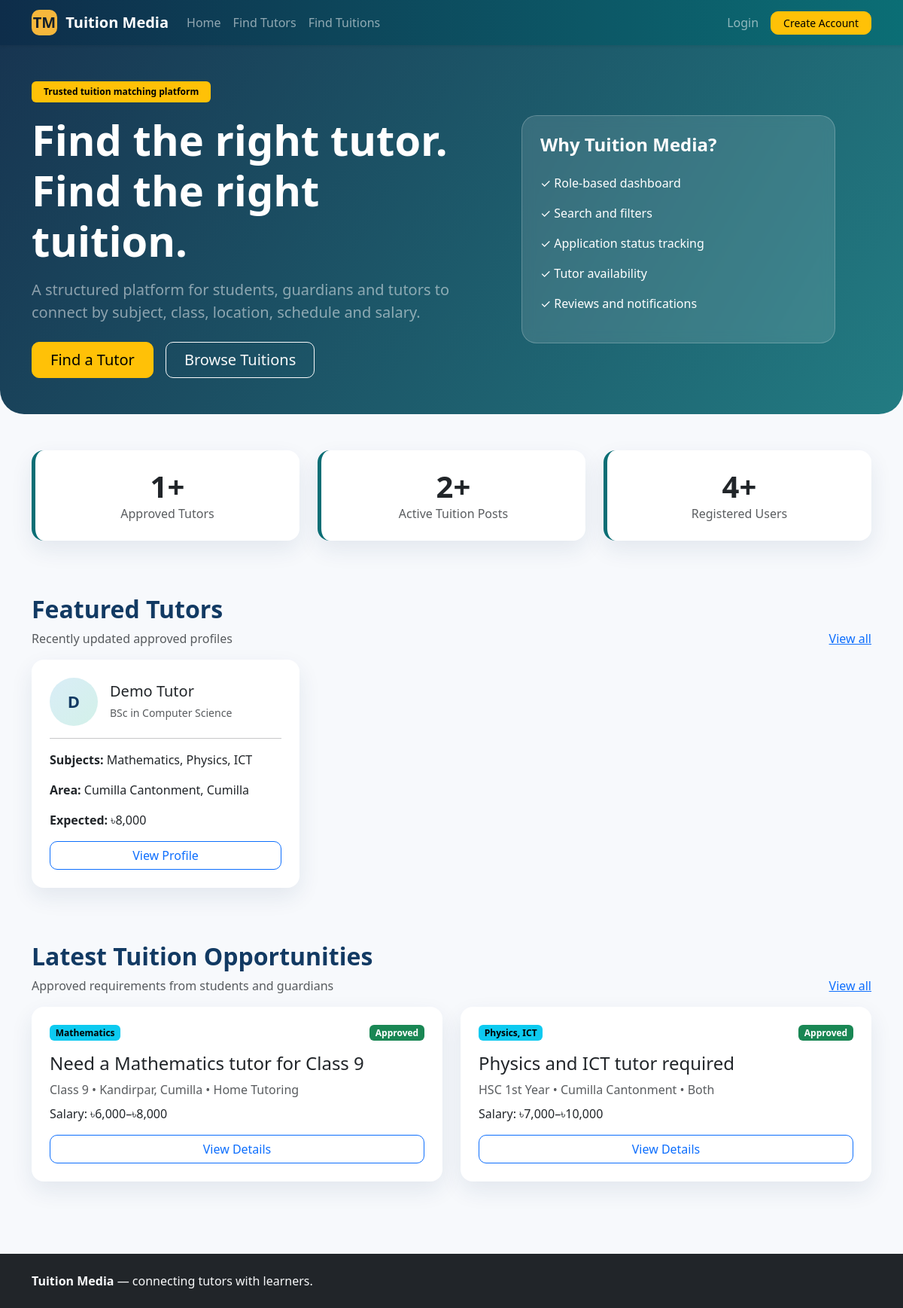
The page / on the database its author committed.
### tables this page shows
CREATE TABLE tutor_profiles (
    id INT UNSIGNED AUTO_INCREMENT PRIMARY KEY,
    user_id INT UNSIGNED NOT NULL UNIQUE,
    gender ENUM('Male','Female','Any') DEFAULT 'Any',
    education VARCHAR(160) DEFAULT '',
    university VARCHAR(180) DEFAULT '',
    subjects VARCHAR(255) DEFAULT '',
    classes VARCHAR(255) DEFAULT '',
    location VARCHAR(180) DEFAULT '',
    experience_years INT UNSIGNED DEFAULT 0,
    expected_salary DECIMAL(10,2) DEFAULT 0,
    teaching_mode ENUM('Home Tutoring','Online','Both') DEFAULT 'Home Tutoring',
    bio TEXT,
    approval_status ENUM('pending','approved','rejected') DEFAULT 'pending',
    created_at TIMESTAMP DEFAULT CURRENT_TIMESTAMP,
    updated_at TIMESTAMP DEFAULT CURRENT_TIMESTAMP ON UPDATE CURRENT_TIMESTAMP,
    INDEX idx_tutor_salary(expected_salary),
    CONSTRAINT fk_tutor_user FOREIGN KEY(user_id) REFERENCES users(id) ON DELETE CASCADE
);

CREATE TABLE users (
    id INT UNSIGNED AUTO_INCREMENT PRIMARY KEY,
    name VARCHAR(120) NOT NULL,
    email VARCHAR(160) NOT NULL UNIQUE,
    phone VARCHAR(30) DEFAULT NULL,
    password VARCHAR(255) NOT NULL,
    role ENUM('student','guardian','tutor','admin') NOT NULL,
    status ENUM('active','blocked') NOT NULL DEFAULT 'active',
    created_at TIMESTAMP DEFAULT CURRENT_TIMESTAMP,
    updated_at TIMESTAMP DEFAULT CURRENT_TIMESTAMP ON UPDATE CURRENT_TIMESTAMP
);

CREATE TABLE tuition_posts (
    id INT UNSIGNED AUTO_INCREMENT PRIMARY KEY,
    user_id INT UNSIGNED NOT NULL,
    title VARCHAR(180) NOT NULL,
    subject VARCHAR(120) NOT NULL,
    class_level VARCHAR(120) NOT NULL,
    location VARCHAR(180) NOT NULL,
    salary_min DECIMAL(10,2) DEFAULT 0,
    salary_max DECIMAL(10,2) DEFAULT 0,
    preferred_gender ENUM('Any','Male','Female') DEFAULT 'Any',
    teaching_mode ENUM('Home Tutoring','Online','Both') DEFAULT 'Home Tutoring',
    days_per_week TINYINT UNSIGNED DEFAULT 3,
    preferred_time VARCHAR(100) DEFAULT '',
    description TEXT,
    status ENUM('pending','approved','rejected','closed','cancelled') DEFAULT 'pending',
    created_at TIMESTAMP DEFAULT CURRENT_TIMESTAMP,
    updated_at TIMESTAMP DEFAULT CURRENT_TIMESTAMP ON UPDATE CURRENT_TIMESTAMP,
    INDEX idx_tuition_search(subject,class_level,location,status),
    INDEX idx_tuition_salary(salary_min,salary_max),
    CONSTRAINT fk_tuition_user FOREIGN KEY(user_id) REFERENCES users(id) ON DELETE CASCADE
);

### index.php (the view, shortened to what this page needs)
<?php
require __DIR__ . '/includes/header.php';
$stats = [
    'tutors' => (int)$pdo->query("SELECT COUNT(*) FROM tutor_profiles WHERE approval_status='approved'")->fetchColumn(),
    'tuitions' => (int)$pdo->query("SELECT COUNT(*) FROM tuition_posts WHERE status='approved'")->fetchColumn(),
    'users' => (int)$pdo->query("SELECT COUNT(*) FROM users WHERE status='active'")->fetchColumn(),
];
$latestTutors = $pdo->query("SELECT tp.*, u.name FROM tutor_profiles tp JOIN users u ON u.id=tp.user_id WHERE tp.approval_status='approved' AND u.status='active' ORDER BY tp.updated_at DESC LIMIT 3")->fetchAll();
$latestPosts = $pdo->query("SELECT t.*, u.name FROM tuition_posts t JOIN users u ON u.id=t.user_id WHERE t.status='approved' ORDER BY t.created_at DESC LIMIT 4")->fetchAll();
?>
<section class="hero">
<div class="container py-5"><div class="row align-items-center g-5 w-100"><div class="col-lg-7"><span class="badge text-bg-warning mb-3 px-3 py-2">Trusted tuition matching platform</span><h1 class="display-4 fw-bold">Find the right tutor.<br>Find the right tuition.</h1><p class="lead mt-3 text-white-50">A structured platform for students, guardians and tutors to connect by subject, class, location, schedule and salary.</p><div class="d-flex gap-3 flex-wrap mt-4"><a class="btn btn-warning btn-lg px-4" href="<?= url('tutors.php') ?>">Find a Tutor</a><a class="btn btn-outline-light btn-lg px-4" href="<?= url('tuitions.php') ?>">Browse Tuitions</a></div></div><div class="col-lg-5"><div class="hero-card p-4"><h4 class="fw-bold">Why Tuition Media?</h4><div class="mt-4"><p>✓ Role-based dashboard</p><p>✓ Search and filters</p><p>✓ Application status tracking</p><p>✓ Tutor availability</p><p>✓ Reviews and notifications</p></div></div></div></div></div>
</section>
<section class="container py-5"><div class="row g-4 text-center"><div class="col-md-4"><div class="card stat-card shadow-soft p-4"><div class="display-6 fw-bold"><?= $stats['tutors'] ?>+</div><div class="text-muted">Approved Tutors</div></div></div><div class="col-md-4"><div class="card stat-card shadow-soft p-4"><div class="display-6 fw-bold"><?= $stats['tuitions'] ?>+</div><div class="text-muted">Active Tuition Posts</div></div></div><div class="col-md-4"><div class="card stat-card shadow-soft p-4"><div class="display-6 fw-bold"><?= $stats['users'] ?>+</div><div class="text-muted">Registered Users</div></div></div></div></section>
<section class="container py-4"><div class="d-flex justify-content-between align-items-end mb-3"><div><h2 class="section-title">Featured Tutors</h2><p class="text-muted mb-0">Recently updated approved profiles</p></div><a href="<?= url('tutors.php') ?>">View all</a></div><div class="row g-4"><?php foreach($latestTutors as $t): ?><div class="col-md-4"><div class="card shadow-soft h-100 p-4"><div class="d-flex gap-3 align-items-center"><div class="avatar-circle"><?= e(strtoupper(substr($t['name'],0,1))) ?></div><div><h5 class="mb-1"><?= e($t['name']) ?></h5><small class="text-muted"><?= e($t['education']) ?></small></div></div><hr><p><strong>Subjects:</strong> <?= e($t['subjects']) ?></p><p><strong>Area:</strong> <?= e($t['location']) ?></p><p><strong>Expected:</strong> ৳<?= number_format((float)$t['expected_salary']) ?></p><a class="btn btn-outline-primary mt-auto" href="<?= url('tutor_view.php?id='.$t['id']) ?>">View Profile</a></div></div><?php endforeach; ?></div></section>
<section class="container py-5"><div class="d-flex justify-content-between align-items-end mb-3"><div><h2 class="section-title">Latest Tuition Opportunities</h2><p class="text-muted mb-0">Approved requirements from students and guardians</p></div><a href="<?= url('tuitions.php') ?>">View all</a></div><div class="row g-4"><?php foreach($latestPosts as $p): ?><div class="col-md-6"><div class="card shadow-soft h-100 p-4"><div class="d-flex justify-content-between"><span class="badge text-bg-info"><?= e($p['subject']) ?></span><?= status_badge($p['status']) ?></div><h4 class="mt-3"><?= e($p['title']) ?></h4><p class="text-muted mb-2"><?= e($p['class_level']) ?> • <?= e($p['location']) ?> • <?= e($p['teaching_mode']) ?></p><p>Salary: ৳<?= number_format((float)$p['salary_min']) ?>–৳<?= number_format((float)$p['salary_max']) ?></p><a class="btn btn-outline-primary" href="<?= url('tuition_view.php?id='.$p['id']) ?>">View Details</a></div></div><?php endforeach; ?></div></section>
<?php require __DIR__ . '/includes/footer.php'; ?>

### includes/header.php (shortened to what this page needs)
<?php
require_once __DIR__ . '/config.php';
require_once __DIR__ . '/functions.php';
$unread = is_logged_in() ? unread_notification_count($pdo, (int)current_user()['id']) : 0;
?>
<!doctype html>
<html lang="en">
<head>
    <link href="https://cdn.jsdelivr.net/npm/bootstrap@5.3.3/dist/css/bootstrap.min.css" rel="stylesheet">
    <link rel="stylesheet" href="<?= url('assets/css/style.css') ?>">
</head>
<body>
<nav class="navbar navbar-expand-lg navbar-dark sticky-top tm-navbar shadow-sm">
    <div class="container">
        <a class="navbar-brand fw-bold" href="<?= url() ?>"><span class="brand-mark">TM</span> Tuition Media</a>
        <div class="collapse navbar-collapse" id="mainNav">
            <ul class="navbar-nav me-auto mb-2 mb-lg-0">
                <li class="nav-item"><a class="nav-link" href="<?= url() ?>">Home</a></li>
                <li class="nav-item"><a class="nav-link" href="<?= url('tutors.php') ?>">Find Tutors</a></li>
                <li class="nav-item"><a class="nav-link" href="<?= url('tuitions.php') ?>">Find Tuitions</a></li>
            </ul>
            <ul class="navbar-nav align-items-lg-center gap-lg-2">
                <?php if (is_logged_in()): ?>
                    <li class="nav-item"><a class="nav-link" href="<?= url('notifications.php') ?>">Notifications<?php if ($unread): ?><span class="badge rounded-pill text-bg-danger ms-1"><?= $unread ?></span><?php endif; ?></a></li>
                    <li class="nav-item"><a class="btn btn-light btn-sm px-3" href="<?= url('dashboard.php') ?>">Dashboard</a></li>
                    <li class="nav-item"><a class="nav-link" href="<?= url('logout.php') ?>">Logout</a></li>
                <?php else: ?>
                    <li class="nav-item"><a class="nav-link" href="<?= url('login.php') ?>">Login</a></li>
                    <li class="nav-item"><a class="btn btn-warning btn-sm px-3" href="<?= url('register.php') ?>">Create Account</a></li>
                <?php endif; ?>
            </ul>
        </div>
    </div>
</nav>

### includes/functions.php (shortened to what this page needs)
<?php
function e(?string $value): string {
    return htmlspecialchars($value ?? '', ENT_QUOTES, 'UTF-8');
}
function url(string $path = ''): string {
    return BASE_URL . ($path ? '/' . ltrim($path, '/') : '');
}
function is_logged_in(): bool {
    return !empty($_SESSION['user']);
}
function status_badge(string $status): string {
    $class = match ($status) {
        'approved', 'accepted', 'active', 'closed', 'completed' => 'success',
        'pending' => 'warning',
        'rejected', 'blocked', 'withdrawn', 'cancelled' => 'danger',
        default => 'secondary',
    };
    return '<span class="badge text-bg-' . $class . '">' . e(ucfirst($status)) . '</span>';
}

### includes/footer.php (shortened to what this page needs)
<footer class="mt-5 py-4 bg-dark text-light">
    <div class="container d-flex flex-column flex-md-row justify-content-between gap-2">
        <div>
            <strong>Tuition Media</strong> — connecting tutors with learners.
        </div>
    </div>
</footer>
</body>
</html>

### assets/css/style.css (style rules this page uses)
:root { --tm-primary: #123a63; --tm-secondary: #0b6e75; --tm-accent: #f6b73c; --tm-soft: #f5f8fc; }
body { background: #f7f9fc; color: #1d2a38; }
.tm-navbar { background: linear-gradient(90deg, #0e2d4a, #0b6e75); }
.brand-mark { display: inline-flex; align-items: center; justify-content: center; width: 34px; height: 34px; margin-right: 6px; border-radius: 10px; background: var(--tm-accent); color: #14202c; }
.hero { overflow: hidden; border-radius: 0 0 32px 32px; background: linear-gradient( 120deg, rgba(14, 45, 74, 0.96), rgba(11, 110, 117, 0.9) ); color: #ffffff; }
.hero .container { display: flex; min-height: 470px; align-items: center; }
.hero-card { border: 1px solid rgba(255, 255, 255, 0.22); border-radius: 20px; background: rgba(255, 255, 255, 0.12); backdrop-filter: blur(8px); }
.section-title { color: var(--tm-primary); font-weight: 800; }
.card { border: 0; border-radius: 16px; }
.shadow-soft { box-shadow: 0 12px 30px rgba(18, 58, 99, 0.09); }
.stat-card { border-left: 5px solid var(--tm-secondary); background: #ffffff; }
.avatar-circle { display: flex; width: 64px; height: 64px; align-items: center; justify-content: center; border-radius: 50%; background: linear-gradient(135deg, #d9edf7, #d3f1e9); color: var(--tm-primary); font-size: 22px; font-weight: 700; }
.btn { border-radius: 10px; }
.badge { font-weight: 600; }

### rows shown on the page
tutor_profiles: user.name "D", user.name "Demo Tutor", education "BSc in Computer Science", subjects "Mathematics, Physics, ICT", location "Cumilla Cantonment, Cumilla", expected_salary "8,000"
tuition_posts: subject "Mathematics", status "Approved", title "Need a Mathematics tutor for Class 9", class_level "Class 9", location "Kandirpar, Cumilla", teaching_mode "Home Tutoring", salary_min "6,000", salary_max "8,000"
tuition_posts: subject "Physics, ICT", status "Approved", title "Physics and ICT tutor required", class_level "HSC 1st Year", location "Cumilla Cantonment", teaching_mode "Both", salary_min "7,000", salary_max "10,000"

### other values the page prints
$stats['tutors'] "1"
$stats['tuitions'] "2"
$stats['users'] "4"
